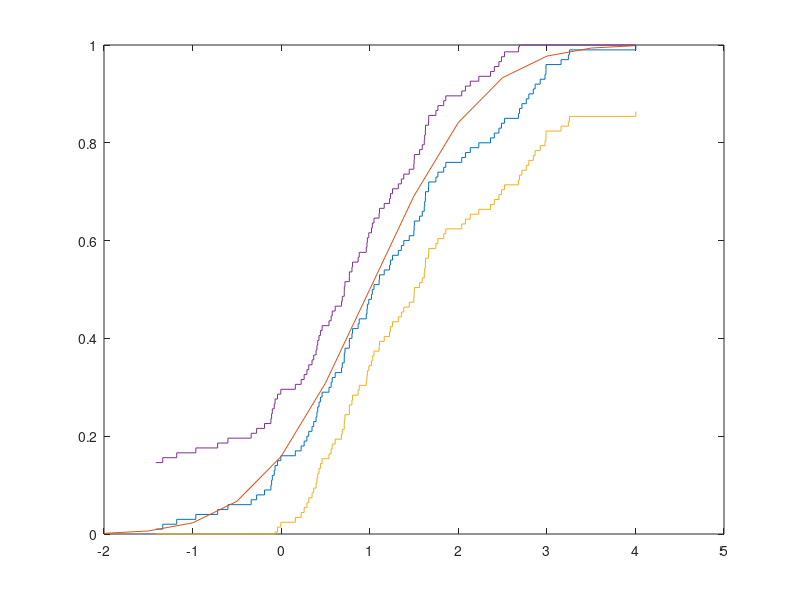

Source code (MATLAB):
clc
clear 

a1 = 1;
s1 = 1;

n = 100;
m = 1;

x = sort(normrnd(a1, s1, n, m));

F_n = 1 / n : 1 / n : 1; 
[a, b] = stairs(x, F_n);

t = (a1 - 3 * s1) : 0.5 : a1 + 3 * s1;
F_real = normcdf(t, a1, s1);

d = 1.36 / sqrt(n);

plot(a,b, t, F_real, a, max(b - d, 0), a, min(b + d, 1))
